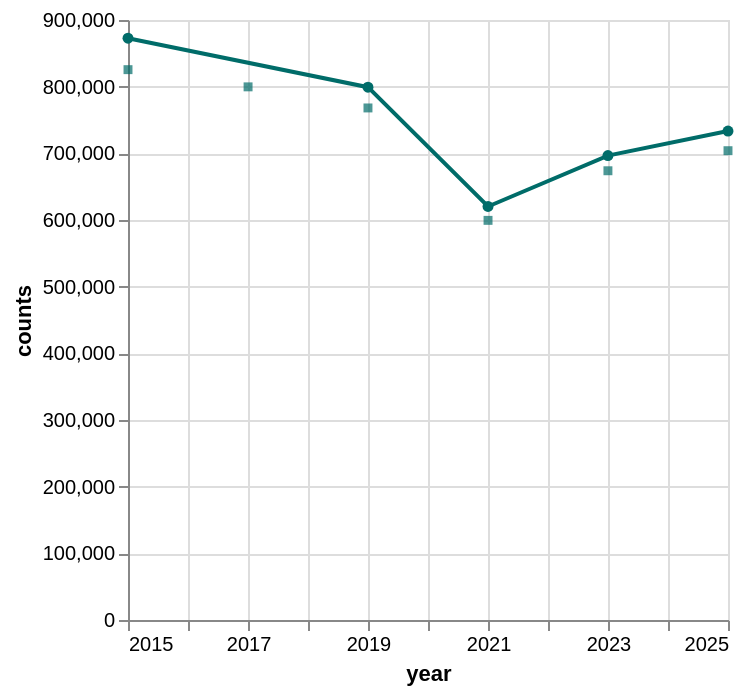

Write notebook code for a chart like this one.
### Code cell
# Weekday average daily traffic (ADT) for all years
save_filepath_stem = Path(figs_dir) / "midblock-daily"
totals_chart(
    totals_complete_daily,
    totals_repeated_daily,
    save_filepath_stem,
    peak=False,
)

### Figure 1 — Vega-Lite specification as saved in the notebook (floating-point values rounded to 4 significant figures)
{"config": {"view": {"continuousWidth": 300, "continuousHeight": 300}}, "layer": [{"data": {"name": "data-1023f96652d2538d9d454f2e18fbf5a7"}, "mark": {"type": "line", "opacity": 1, "point": true}, "encoding": {"color": {"value": "#006c69"}, "tooltip": [{"field": "year", "type": "quantitative"}, {"field": "counts", "type": "quantitative"}], "x": {"field": "datetime", "title": "year", "type": "temporal"}, "y": {"field": "counts", "type": "quantitative"}}}, {"data": {"name": "data-e7bdcee6df042ad1b40a9545364ab3e2"}, "mark": {"type": "point", "filled": true, "shape": "square", "size": 20}, "encoding": {"color": {"value": "#006c69"}, "tooltip": [{"field": "year", "type": "quantitative"}, {"field": "counts", "type": "quantitative"}], "x": {"field": "datetime", "title": "year", "type": "temporal"}, "y": {"field": "counts", "type": "quantitative"}}}], "$schema": "https://vega.github.io/schema/vega-lite/v5.20.1.json", "datasets": {"data-1023f96652d2538d9d454f2e18fbf5a7": [{"year": 2015, "counts": 872659, "datetime": "2015-01-01T00:00:00"}, {"year": 2019, "counts": 799196, "datetime": "2019-01-01T00:00:00"}, {"year": 2021, "counts": 620280, "datetime": "2021-01-01T00:00:00"}, {"year": 2023, "counts": 696667, "datetime": "2023-01-01T00:00:00"}, {"year": 2025, "counts": 733410, "datetime": "2025-01-01T00:00:00"}], "data-e7bdcee6df042ad1b40a9545364ab3e2": [{"year": 2015, "counts": 825524, "datetime": "2015-01-01T00:00:00"}, {"year": 2017, "counts": 799718, "datetime": "2017-01-01T00:00:00"}, {"year": 2019, "counts": 768079, "datetime": "2019-01-01T00:00:00"}, {"year": 2021, "counts": 599458, "datetime": "2021-01-01T00:00:00"}, {"year": 2023, "counts": 673860, "datetime": "2023-01-01T00:00:00"}, {"year": 2025, "counts": 703952, "datetime": "2025-01-01T00:00:00"}]}}
